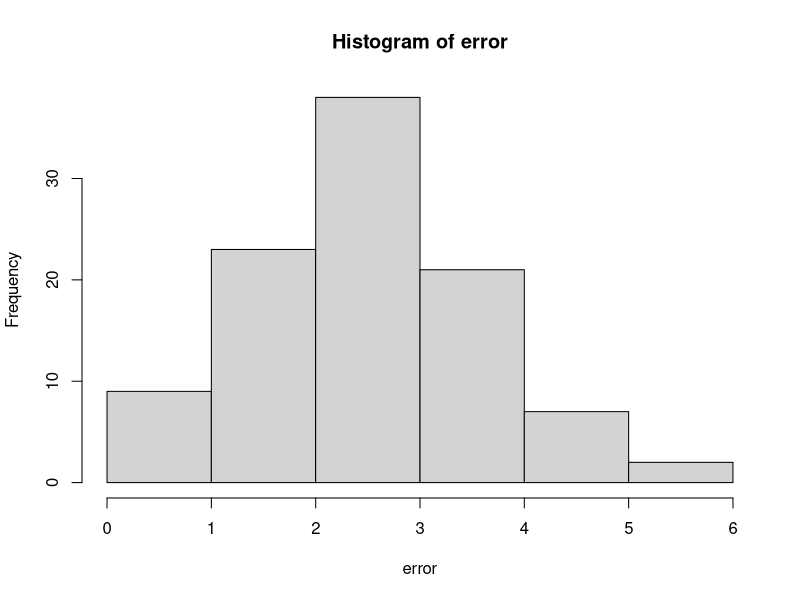

This chart was generated by the following R code:
## ---- chunk 1
knitr::opts_chunk$set(echo = TRUE)
## ---- chunk 2
############## Load Data ##############
library(datasets)
data(iris)

#size=train size from each species
#Prior=relative sample size in train datap is prori
## ---- chunk 3
LDA <- function(train1,train2,train3, prior)
{
  #Divide data into train and test
  train_set = c(train1,train2,train3)
  train=iris[train_set,]
  test=iris[-train_set,]
  #Sample size
  n_setosa=length(train1)
  n_versicolor=length(train2)
  n_virginica=length(train3)
  ############## Calculate sample mean vectors ##############
  Mean_setosa=colMeans(iris[train1,1:4])
  Mean_versicolor=colMeans(iris[train2,1:4])
  Mean_virginica=colMeans(iris[train3,1:4])
  ############## Calculate pooled variance-covariance matrix ##############
  #Sample variance-covariance matrix for each species
  S_setosa=cov(iris[train1,1:4])
  S_versicolor=cov(iris[train2,1:4])
  S_virginica=cov(iris[train3,1:4])
  #Complete fomula
  S_pooled= ((n_setosa-1)*S_setosa+(n_versicolor-1)*S_versicolor+(n_virginica-1)*S_virginica)/(n_setosa+n_versicolor+n_virginica-3)
  S_inv=solve(S_pooled)
  #Simple way
  #S_pooled=(S_setosa+S_versicolor+S_virginica)/3
  ############## Calculate alpha_i ##############
  alpha_setosa= -0.5* t(Mean_setosa) %*% S_inv %*% Mean_setosa + log(prior[1])
  alpha_versicolor= -0.5* t(Mean_versicolor) %*% S_inv %*% Mean_versicolor + log(prior[2])
  alpha_virginica= -0.5* t(Mean_virginica) %*% S_inv %*% Mean_virginica + log(prior[3])
  ############## Calculate beta_i ##############
  beta_setosa=S_inv %*% Mean_setosa
  beta_versicolor=S_inv %*% Mean_versicolor
  beta_virginica=S_inv %*% Mean_virginica
  ############## Classification ##############
  prediction=c()
  d_setosa_vec=c()
  d_versicolor_vec=c()
  d_virginica_vec=c()
  label=c("setosa", "versicolor", "virginica")
  for(i in 1:nrow(test)){
    #Read an observation in test data
    x=t(test[i,1:4])
    #Calculate linear discriminant functions for each species
    d_setosa=alpha_setosa+ t(beta_setosa) %*% x
    d_versicolor=alpha_versicolor+ t(beta_versicolor) %*% x
    d_virginica=alpha_virginica+ t(beta_virginica) %*% x
    #Classify the observation to the species with highest function value
    d_vec=c(d_setosa, d_versicolor, d_virginica)
    prediction=append(prediction, label[which.max( d_vec )])
    d_setosa_vec=append(d_setosa_vec, d_setosa)
    d_versicolor_vec=append(d_versicolor_vec, d_versicolor)
    d_virginica_vec=append(d_virginica_vec, d_virginica)
  }
  #Combine the predicted results to the test dataset.
  test$prediction=prediction
  return (prediction)
}
## ---- chunk 4
pred = LDA(c(1:40),c(51:90),c(101:140),c(0.8,0.1,0.1))
test_error = 1 - sum(iris[c(41:50, 91:100, 141:150),][5] == pred)/30
pred
test_error
## ---- chunk 5
pred = LDA(c(1:40),c(51:90),c(101:140), c(0.1,0.8,0.1))
test_error = 1 - sum(iris[c(41:50, 91:100, 141:150),][5] == pred)/30
pred
test_error
## ---- chunk 6
pred = LDA(c(1:40),c(51:90),c(101:140), c(0.1,0.1,0.8))
test_error = 1 - sum(iris[c(41:50, 91:100, 141:150),][5] == pred)/30
pred
test_error
## ---- chunk 7
pred_1 = LDA(c(1:30),c(51:80),c(101:130), c(1/3,1/3,1/3))
test_error1 = 1 - sum(iris[c(31:50, 81:100, 131:150),][5] == pred_1)/60
pred_1
test_error1
## ---- chunk 8
pred_2 = LDA(c(1:20),c(51:70),c(101:120), c(1/3,1/3,1/3))
test_error2 = 1 - sum(iris[c(21:50, 71:100, 121:150),][5] == pred_2)/90
pred_2
test_error2
## ---- chunk 9
pred_3 = LDA(c(1:10),c(51:60),c(101:110), c(1/3,1/3,1/3))
test_error3 = 1 - sum(iris[c(11:50, 61:100, 111:150),][5] == pred_3)/120
pred_3
test_error3
## ---- chunk 10
error = c()
for (i in 1:100){
  s = sample(150,50);
  train1 = s[which( s <= 50)];
  train2 = s[which( 50< s & s <= 100 )];
  train3 = s[which( 100< s & s <= 150 )];
  pred = LDA(train1,train2,train3,c(length(train1)/50,length(train2)/50,length(train3)/50));
  error = c(error, sum(iris[-c(train1,train2,train3),][5] != pred))
}
error
hist(error)
